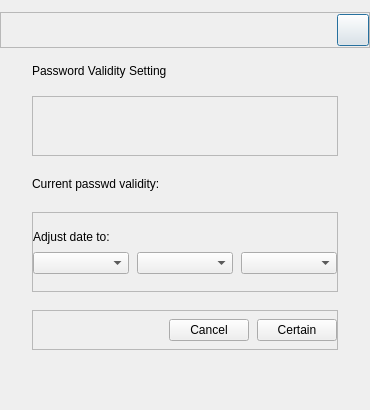
<?xml version="1.0" encoding="UTF-8"?>
<ui version="4.0">
 <class>ChangeValidDialog</class>
 <widget class="QDialog" name="ChangeValidDialog">
  <property name="geometry">
   <rect>
    <x>0</x>
    <y>0</y>
    <width>370</width>
    <height>410</height>
   </rect>
  </property>
  <property name="minimumSize">
   <size>
    <width>370</width>
    <height>410</height>
   </size>
  </property>
  <property name="maximumSize">
   <size>
    <width>370</width>
    <height>410</height>
   </size>
  </property>
  <property name="windowTitle">
   <string>Dialog</string>
  </property>
  <layout class="QVBoxLayout" name="verticalLayout_2">
   <property name="spacing">
    <number>0</number>
   </property>
   <property name="leftMargin">
    <number>0</number>
   </property>
   <property name="topMargin">
    <number>0</number>
   </property>
   <property name="rightMargin">
    <number>0</number>
   </property>
   <property name="bottomMargin">
    <number>0</number>
   </property>
   <item>
    <widget class="QFrame" name="frame">
     <property name="frameShape">
      <enum>QFrame::NoFrame</enum>
     </property>
     <property name="frameShadow">
      <enum>QFrame::Raised</enum>
     </property>
     <layout class="QVBoxLayout" name="verticalLayout_3">
      <property name="spacing">
       <number>0</number>
      </property>
      <property name="leftMargin">
       <number>0</number>
      </property>
      <property name="topMargin">
       <number>0</number>
      </property>
      <property name="rightMargin">
       <number>0</number>
      </property>
      <property name="bottomMargin">
       <number>0</number>
      </property>
      <item>
       <layout class="QVBoxLayout" name="verticalLayout">
        <property name="spacing">
         <number>0</number>
        </property>
        <property name="bottomMargin">
         <number>0</number>
        </property>
        <item>
         <widget class="QFrame" name="closeFrame">
          <property name="minimumSize">
           <size>
            <width>0</width>
            <height>36</height>
           </size>
          </property>
          <property name="maximumSize">
           <size>
            <width>16777215</width>
            <height>36</height>
           </size>
          </property>
          <property name="frameShape">
           <enum>QFrame::StyledPanel</enum>
          </property>
          <property name="frameShadow">
           <enum>QFrame::Raised</enum>
          </property>
          <layout class="QHBoxLayout" name="horizontalLayout_2">
           <property name="spacing">
            <number>0</number>
           </property>
           <property name="leftMargin">
            <number>0</number>
           </property>
           <property name="topMargin">
            <number>0</number>
           </property>
           <property name="rightMargin">
            <number>0</number>
           </property>
           <property name="bottomMargin">
            <number>0</number>
           </property>
           <item>
            <layout class="QHBoxLayout" name="horizontalLayout">
             <property name="spacing">
              <number>0</number>
             </property>
             <item>
              <spacer name="horizontalSpacer">
               <property name="orientation">
                <enum>Qt::Horizontal</enum>
               </property>
               <property name="sizeHint" stdset="0">
                <size>
                 <width>40</width>
                 <height>20</height>
                </size>
               </property>
              </spacer>
             </item>
             <item>
              <widget class="QPushButton" name="closeBtn">
               <property name="minimumSize">
                <size>
                 <width>32</width>
                 <height>32</height>
                </size>
               </property>
               <property name="maximumSize">
                <size>
                 <width>32</width>
                 <height>32</height>
                </size>
               </property>
               <property name="text">
                <string/>
               </property>
              </widget>
             </item>
            </layout>
           </item>
          </layout>
         </widget>
        </item>
        <item>
         <layout class="QVBoxLayout" name="verticalLayout_5">
          <property name="spacing">
           <number>18</number>
          </property>
          <property name="leftMargin">
           <number>32</number>
          </property>
          <property name="topMargin">
           <number>16</number>
          </property>
          <property name="rightMargin">
           <number>32</number>
          </property>
          <property name="bottomMargin">
           <number>48</number>
          </property>
          <item>
           <widget class="QLabel" name="titleLabel">
            <property name="sizePolicy">
             <sizepolicy hsizetype="Fixed" vsizetype="Fixed">
              <horstretch>0</horstretch>
              <verstretch>0</verstretch>
             </sizepolicy>
            </property>
            <property name="text">
             <string>Password Validity Setting</string>
            </property>
           </widget>
          </item>
          <item>
           <widget class="QFrame" name="infoFrame">
            <property name="minimumSize">
             <size>
              <width>0</width>
              <height>60</height>
             </size>
            </property>
            <property name="maximumSize">
             <size>
              <width>16777215</width>
              <height>60</height>
             </size>
            </property>
            <property name="frameShape">
             <enum>QFrame::StyledPanel</enum>
            </property>
            <property name="frameShadow">
             <enum>QFrame::Raised</enum>
            </property>
            <layout class="QHBoxLayout" name="horizontalLayout_4">
             <property name="spacing">
              <number>0</number>
             </property>
             <property name="leftMargin">
              <number>0</number>
             </property>
             <property name="topMargin">
              <number>0</number>
             </property>
             <property name="rightMargin">
              <number>0</number>
             </property>
             <property name="bottomMargin">
              <number>0</number>
             </property>
             <item>
              <layout class="QHBoxLayout" name="horizontalLayout_3">
               <property name="spacing">
                <number>0</number>
               </property>
               <item>
                <widget class="QLabel" name="faceLabel">
                 <property name="sizePolicy">
                  <sizepolicy hsizetype="Fixed" vsizetype="Fixed">
                   <horstretch>0</horstretch>
                   <verstretch>0</verstretch>
                  </sizepolicy>
                 </property>
                 <property name="minimumSize">
                  <size>
                   <width>48</width>
                   <height>48</height>
                  </size>
                 </property>
                 <property name="maximumSize">
                  <size>
                   <width>48</width>
                   <height>48</height>
                  </size>
                 </property>
                 <property name="text">
                  <string/>
                 </property>
                 <property name="scaledContents">
                  <bool>true</bool>
                 </property>
                </widget>
               </item>
               <item>
                <layout class="QVBoxLayout" name="verticalLayout_6">
                 <item>
                  <widget class="QLabel" name="nameLabel">
                   <property name="sizePolicy">
                    <sizepolicy hsizetype="Fixed" vsizetype="Fixed">
                     <horstretch>0</horstretch>
                     <verstretch>0</verstretch>
                    </sizepolicy>
                   </property>
                   <property name="text">
                    <string/>
                   </property>
                  </widget>
                 </item>
                 <item>
                  <widget class="QLabel" name="typeLabel">
                   <property name="sizePolicy">
                    <sizepolicy hsizetype="Fixed" vsizetype="Fixed">
                     <horstretch>0</horstretch>
                     <verstretch>0</verstretch>
                    </sizepolicy>
                   </property>
                   <property name="text">
                    <string/>
                   </property>
                  </widget>
                 </item>
                </layout>
               </item>
              </layout>
             </item>
             <item>
              <spacer name="horizontalSpacer_2">
               <property name="orientation">
                <enum>Qt::Horizontal</enum>
               </property>
               <property name="sizeHint" stdset="0">
                <size>
                 <width>40</width>
                 <height>20</height>
                </size>
               </property>
              </spacer>
             </item>
            </layout>
           </widget>
          </item>
          <item>
           <layout class="QHBoxLayout" name="horizontalLayout_8">
            <item>
             <widget class="QLabel" name="label">
              <property name="sizePolicy">
               <sizepolicy hsizetype="Fixed" vsizetype="Fixed">
                <horstretch>0</horstretch>
                <verstretch>0</verstretch>
               </sizepolicy>
              </property>
              <property name="text">
               <string>Current passwd validity:</string>
              </property>
             </widget>
            </item>
            <item>
             <widget class="QLabel" name="validDateLabel">
              <property name="sizePolicy">
               <sizepolicy hsizetype="Fixed" vsizetype="Fixed">
                <horstretch>0</horstretch>
                <verstretch>0</verstretch>
               </sizepolicy>
              </property>
              <property name="text">
               <string/>
              </property>
             </widget>
            </item>
            <item>
             <spacer name="horizontalSpacer_4">
              <property name="orientation">
               <enum>Qt::Horizontal</enum>
              </property>
              <property name="sizeHint" stdset="0">
               <size>
                <width>40</width>
                <height>20</height>
               </size>
              </property>
             </spacer>
            </item>
           </layout>
          </item>
          <item>
           <widget class="QFrame" name="adjustFrame">
            <property name="minimumSize">
             <size>
              <width>0</width>
              <height>80</height>
             </size>
            </property>
            <property name="maximumSize">
             <size>
              <width>16777215</width>
              <height>80</height>
             </size>
            </property>
            <property name="frameShape">
             <enum>QFrame::StyledPanel</enum>
            </property>
            <property name="frameShadow">
             <enum>QFrame::Raised</enum>
            </property>
            <layout class="QVBoxLayout" name="verticalLayout_8">
             <property name="spacing">
              <number>0</number>
             </property>
             <property name="leftMargin">
              <number>0</number>
             </property>
             <property name="topMargin">
              <number>0</number>
             </property>
             <property name="rightMargin">
              <number>0</number>
             </property>
             <property name="bottomMargin">
              <number>0</number>
             </property>
             <item>
              <layout class="QVBoxLayout" name="verticalLayout_7">
               <property name="spacing">
                <number>8</number>
               </property>
               <item>
                <widget class="QLabel" name="label_5">
                 <property name="sizePolicy">
                  <sizepolicy hsizetype="Fixed" vsizetype="Fixed">
                   <horstretch>0</horstretch>
                   <verstretch>0</verstretch>
                  </sizepolicy>
                 </property>
                 <property name="text">
                  <string>Adjust date to:</string>
                 </property>
                </widget>
               </item>
               <item>
                <layout class="QHBoxLayout" name="horizontalLayout_5">
                 <item>
                  <widget class="QComboBox" name="yearCombox"/>
                 </item>
                 <item>
                  <widget class="QComboBox" name="monthCombox"/>
                 </item>
                 <item>
                  <widget class="QComboBox" name="dayCombox"/>
                 </item>
                </layout>
               </item>
              </layout>
             </item>
            </layout>
           </widget>
          </item>
          <item>
           <widget class="QFrame" name="btnFrame">
            <property name="minimumSize">
             <size>
              <width>0</width>
              <height>40</height>
             </size>
            </property>
            <property name="maximumSize">
             <size>
              <width>16777215</width>
              <height>40</height>
             </size>
            </property>
            <property name="frameShape">
             <enum>QFrame::StyledPanel</enum>
            </property>
            <property name="frameShadow">
             <enum>QFrame::Raised</enum>
            </property>
            <layout class="QHBoxLayout" name="horizontalLayout_7">
             <property name="spacing">
              <number>0</number>
             </property>
             <property name="leftMargin">
              <number>0</number>
             </property>
             <property name="topMargin">
              <number>0</number>
             </property>
             <property name="rightMargin">
              <number>0</number>
             </property>
             <property name="bottomMargin">
              <number>0</number>
             </property>
             <item>
              <layout class="QHBoxLayout" name="horizontalLayout_6">
               <property name="spacing">
                <number>8</number>
               </property>
               <item>
                <spacer name="horizontalSpacer_3">
                 <property name="orientation">
                  <enum>Qt::Horizontal</enum>
                 </property>
                 <property name="sizeHint" stdset="0">
                  <size>
                   <width>40</width>
                   <height>20</height>
                  </size>
                 </property>
                </spacer>
               </item>
               <item>
                <widget class="QPushButton" name="cancelBtn">
                 <property name="text">
                  <string>Cancel</string>
                 </property>
                </widget>
               </item>
               <item>
                <widget class="QPushButton" name="certainBtn">
                 <property name="text">
                  <string>Certain</string>
                 </property>
                </widget>
               </item>
              </layout>
             </item>
            </layout>
           </widget>
          </item>
         </layout>
        </item>
       </layout>
      </item>
     </layout>
    </widget>
   </item>
  </layout>
 </widget>
 <resources/>
 <connections/>
</ui>
